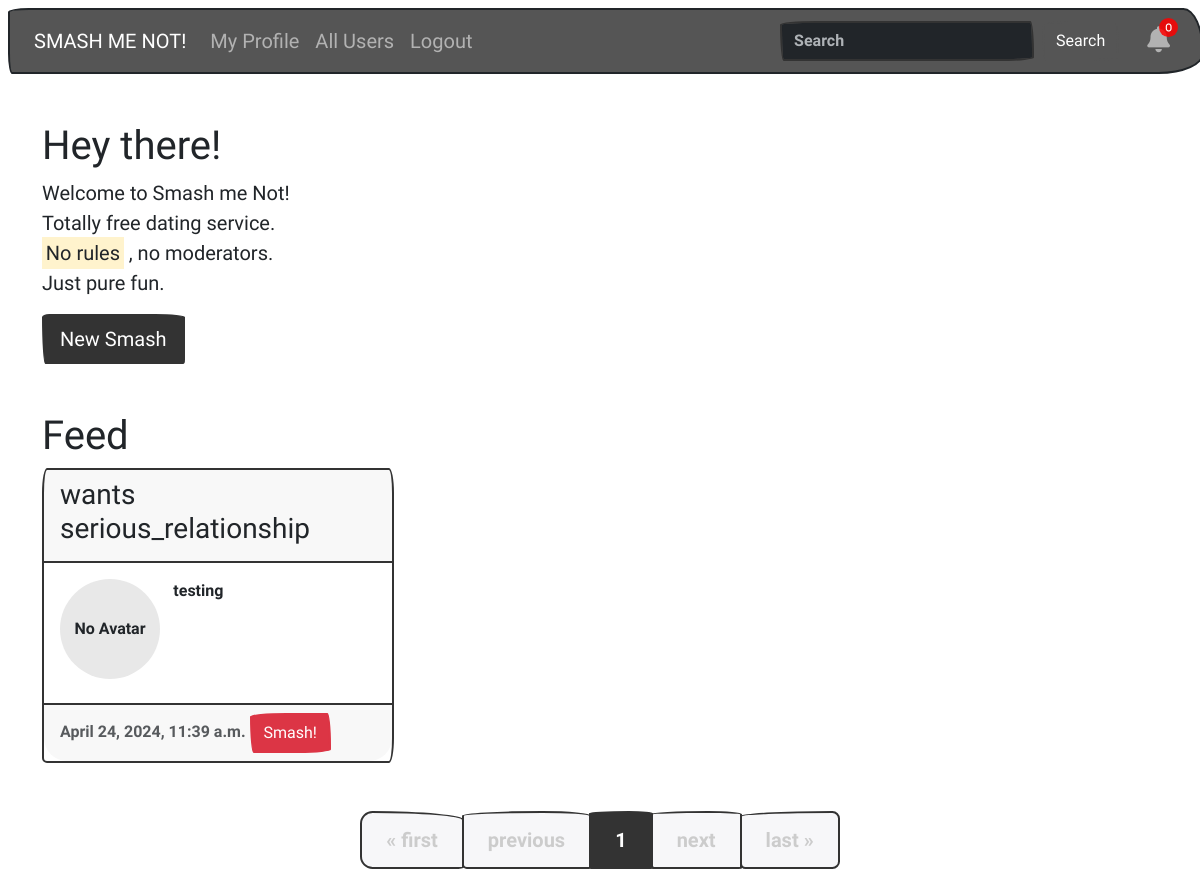
Before: / (signed in) with the older database file.
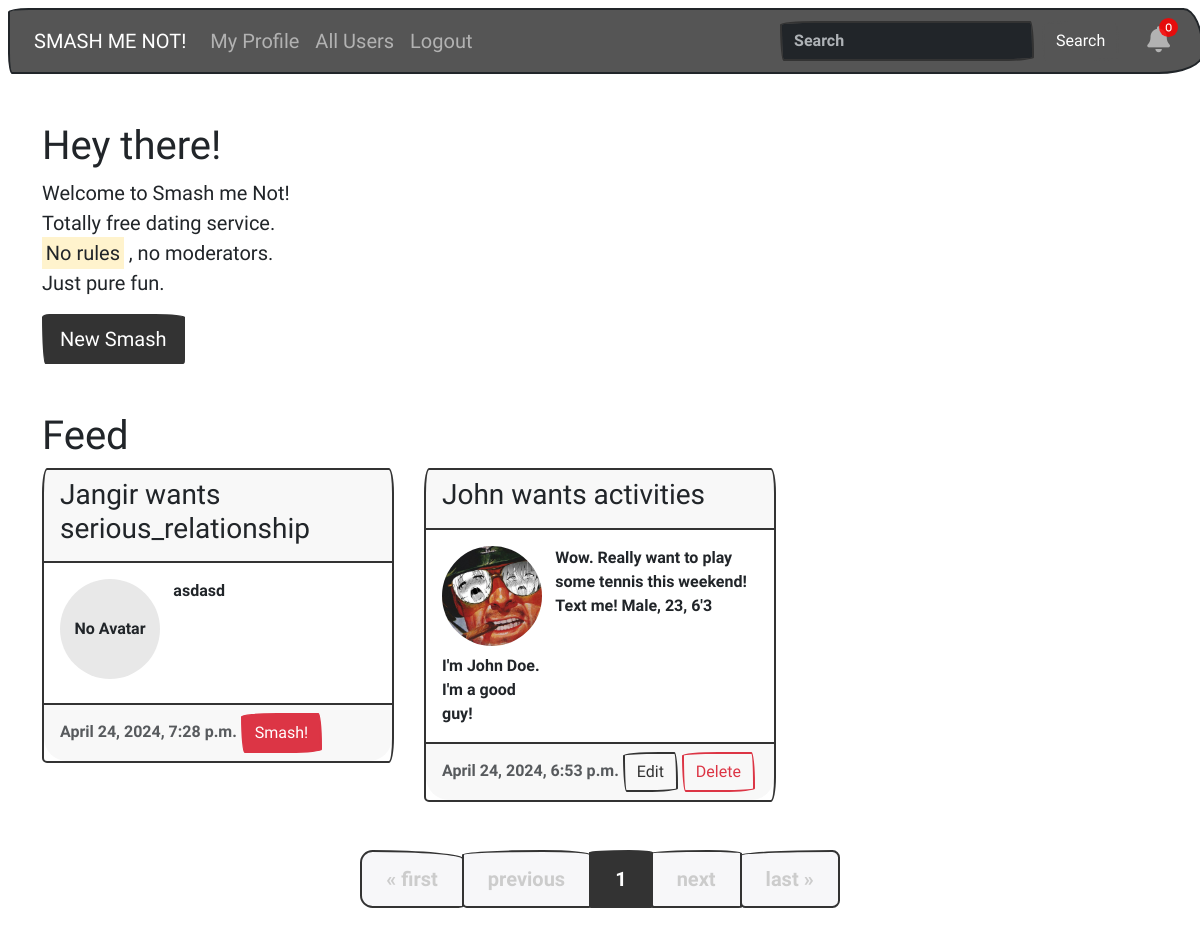
After: the same page with the newer database file.
### core/models.py (models this page shows, shortened)
class Post(models.Model):
    feed = models.ForeignKey(Feed, on_delete=models.CASCADE, related_name='posts')
    user = models.ForeignKey(User, on_delete=models.CASCADE)
    description = models.CharField(max_length=255, blank=True)
    date_posted = models.DateTimeField(default=timezone.now)
    tags = models.CharField(max_length=100, blank=True)

class Feed(models.Model):
    CATEGORY_CHOICES = [
        ('to have some serious relationship', 'Serious Relationship'),
        ('to have... a one night stand, wow!', 'One Night Stand'),
        ('to become friends with benefits', 'Friends with Benefits'),
        ('simply online chatting', 'Online Chatting'),
        ('some activities!', 'Activities')
    ]
    category = models.CharField(max_length=100, choices=CATEGORY_CHOICES)

### user/models.py (models this page shows, shortened)
class Profile(models.Model):
    user = models.OneToOneField(User, on_delete=models.CASCADE)
    bio = models.TextField(blank=True)
    telegram = models.CharField(max_length=255, blank=True)
    slug = AutoSlugField(populate_from='user', unique=True)
    avatar = models.ImageField(upload_to='avatars/', blank=True)
    photo_1 = models.ImageField(upload_to='photos/', blank=True)
    photo_2 = models.ImageField(upload_to='photos/', blank=True)
    photo_3 = models.ImageField(upload_to='photos/', blank=True)
    photo_4 = models.ImageField(upload_to='photos/', blank=True)
    photo_5 = models.ImageField(upload_to='photos/', blank=True)
    photo_6 = models.ImageField(upload_to='photos/', blank=True)

### core/views.py (the view)
# urls.py: path('', PostListView.as_view(), name='home'),
class PostListView(ListView):
    model = Post
    template_name = 'core/home.html'
    context_object_name = 'posts'
    ordering = ['-date_posted']
    paginate_by = 3
    def get_context_data(self, **kwargs):
        context = super().get_context_data(**kwargs)
        if self.request.user.is_authenticated:
            liked_posts = Post.objects.filter(likes__user=self.request.user)
            context['liked_posts'] = liked_posts
        return context

### core/templates/core/home.html (shortened to what the changed rows need)
{% extends 'base.html' %}
{% block content %}
    <div class="container">
        <header>
            <h1 class="mt-5">Hey there!</h1>
        </header>
    </div>
    <div class="container">
        <header>
            <h1 class="mt-5">Feed</h1>
        </header>
        <section>
            <div class="card-row">
                {% for post in page_obj %}
                    <div class="card-col md-4">
                        <div class="card mb-4">
                            <div class="card-header">
                                <h3 class="card-title">{{ post.user.first_name }} wants {{ post.feed.category }}</h3>
                            </div>
                            <div class="card-body">
                                <div class="row">
                                    <div class="col-md-4">
                                        <div class="profile-avatar mb-2">
                                            {% if post.user.profile.avatar %}
                                                <img src="{{ post.user.profile.avatar.url }}" alt="Avatar">
                                            {% else %}
                                                <span style="display: flex; justify-content: center; align-items: center; width: 100%; height: 100%;">No Avatar</span>
                                            {% endif %}
                                        </div>
                                        <p class="card-text">{{ post.user.profile.bio }}</p>
                                    </div>
                                    <div class="col-md-8">
                                        <p class="card-text">{{ post.description }}</p>
                                    </div>
                                </div>
                            </div>
                            <div class="card-footer text-muted">
                                {{ post.date_posted }}
                                {% if user.is_authenticated %}
                                    {% if post.user == request.user %}
                                        <a href="{% url 'post-update' post.id %}"
                                           class="btn btn-outline-primary">Edit</a>
                                        <a href="{% url 'post-delete' post.id %}"
                                           class="btn btn-outline-danger">Delete</a>
                                    {% else %}
                                        <button type="button" class="btn btn-danger"
                                                onclick="showTelegram('{{ post.user.profile.telegram }}')">Smash!
                                        </button>
                                    {% endif %}
                                {% endif %}
                            </div>
                        </div>
                    </div>
                {% endfor %}
            </div>
        </section>
    </div>
{% endblock %}

Changed rows visible on the page:
removed Post: feed.category "serious_relationship", shows "No Avatar", description "testing", date_posted "April 24, 2024, 11:39 a.m."
added Post: user.first_name "Jangir", feed.category "serious_relationship", shows "No Avatar", description "asdasd", date_posted "April 24, 2024, 7:28 p.m."
added Post: user.first_name "John", feed.category "activities", user.profile.avatar (picture), user.profile.bio "I'm John Doe. I'm a good guy!", description "Wow. Really want to play some tennis this weekend! Text me! Male, 23, 6'3", date_posted "April 24, 2024, 6:53 p.m.", shows "Edit"
